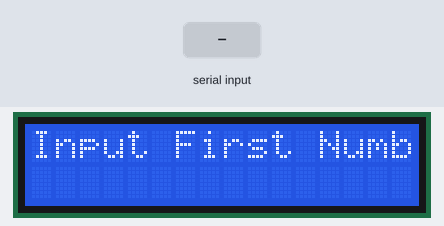
Simulated run of this sketch. Board: Arduino Uno, built with avr-gcc and run on an emulated ATmega328P. Shown: 16×2 character LCD. Inputs (shaded band) come from the test bench.

Above: at 1.2 s.
1.3 s: "90/45\n" received over Serial
At 2.7 s:
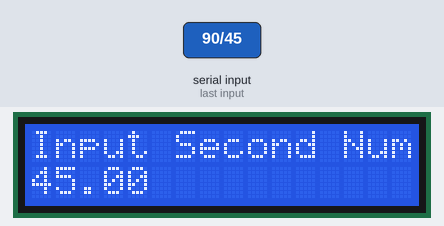
At 3.7 s:
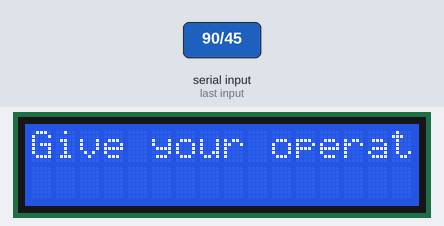
4.3 s: "+" received over Serial
At 6.8 s:
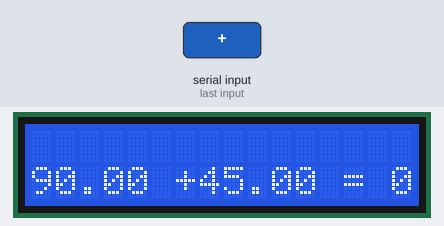
Timing chart, 0 to 8.3 s (numbered marks = the images above; inputs shaded):
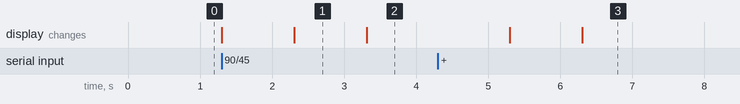

Measured:
- after the input at 1.3 s, the display: first changes at once (image 1 shows a later state)
- after the input at 4.3 s, the display: first changes after 1.0 s (image 3 shows a later state)
- what the display in image 1 shows lasts 1.0 s, from 2.3 s to 3.3 s

The sketch:

48.lcd_1602_calculator.ino
```cpp
// This file can be found at
// https://github.com/arduino-libraries/LiquidCrystal/blob/master/src/LiquidCrystal.h

#include <LiquidCrystal.h>

int rs = 7;
int en = 8;

int d4 = 9;
int d5 = 10;
int d6 = 11;
int d7 = 12;

LiquidCrystal lcd(rs, en, d4, d5, d6, d7);

float firstNum;
float secondNum;
float answer;

String op;

void setup() {
  // put your setup code here, to run once:

  //  void begin(uint8_t cols, uint8_t rows, uint8_t charsize = LCD_5x8DOTS);
  // lcd1602 can show 2 rows with each rows has 16 characters
  lcd.begin(16, 2);

  Serial.begin(9600);

}

void loop() {
  // put your main code here, to run repeatedly:

  lcd.setCursor(0, 0);
  lcd.print("Input First Number: ");
  while(Serial.available()==0){}
  firstNum = Serial.parseFloat();
  lcd.setCursor(0, 1);
  lcd.print(firstNum);
  delay(1000);
  lcd.clear();

  lcd.setCursor(0, 0);
  lcd.print("Input Second Number: ");
  while(Serial.available()==0){}
  secondNum = Serial.parseFloat();
  lcd.setCursor(0, 1);
  lcd.print(secondNum);
  delay(1000);
  lcd.clear();

  lcd.setCursor(0, 0);
  lcd.print("Give your operator");
  while(Serial.available()==0){}
  op = Serial.readString();
  lcd.setCursor(0, 1);
  lcd.print(op);

  if(op == "+"){
    answer = firstNum + secondNum;
  }
  else if(op == "-"){
    answer = firstNum - secondNum;
  }
  if(op == "*"){
    answer = firstNum * secondNum;
  }
  if(op == "/"){
    answer = firstNum / secondNum;
  }

  delay(1000);
  lcd.clear();

  lcd.setCursor(0, 1);
  lcd.print(firstNum);
  lcd.print(op);
  lcd.print(secondNum);
  lcd.print(" = ");
  lcd.print(answer);
  delay(5000);

  lcd.clear();

}
```
